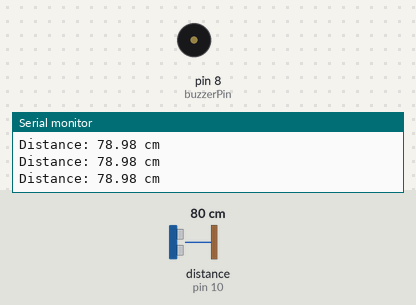
Recording of a sketch running on a simulated Arduino Uno, built with avr-gcc and run on an emulated ATmega328P. Shown: buzzer (waves = sounding, pin HIGH), the last lines printed to the serial monitor. Wiring (inferred from the names in the program): ultrasonic range finder: trigger pin 9; echo pin 10. Inputs (shaded band) come from the test bench; at power-on: distance to the obstacle (sensor on pin 10) 80 cm. The echo pulse lasts 58.3 µs per cm; pins used as bus, display or sensor lines are not drawn.

Above: at 1.2 s.
1.3 s: distance to the obstacle (sensor on pin 10) set to 53 cm
4.3 s: distance to the obstacle (sensor on pin 10) set to 47 cm
At 4.54 s:
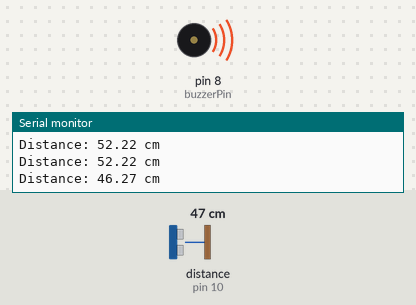
7.3 s: distance to the obstacle (sensor on pin 10) set to 60 cm
At 8.7 s:
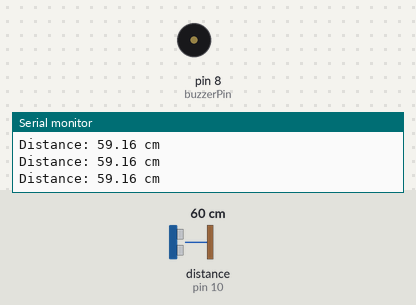
9.0 s: distance to the obstacle (sensor on pin 10) set to 35 cm
At 9.21 s:
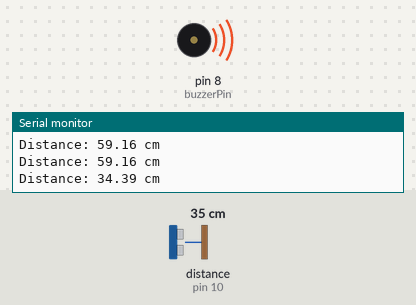
Timing chart, 0 to 13.0 s (numbered marks = the images above; inputs shaded):
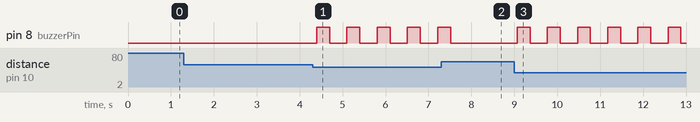

Measured:
- the behaviour switches between 51 and 50 cm on distance to the obstacle (sensor on pin 10) (found by bisection; images 0 and 1)
- after the input at 4.3 s, pin 8 (buzzerPin): alternates HIGH for 0.30 s and LOW for 0.40 s, starting after 0.10 s
- after the input at 7.3 s, pin 8 (buzzerPin): goes on until 7.5 s, then stays LOW
- after the input at 9.0 s, pin 8 (buzzerPin): alternates HIGH for 0.30 s and LOW for 0.40 s, starting after 0.07 s

The sketch:

ultrasonic_sensor_buzzer.ino
```cpp
const int trigPin = 9;
const int echoPin = 10;
const int buzzerPin = 8;

long duration;
float distance;

void setup() {
  Serial.begin(9600);

  pinMode(trigPin, OUTPUT);
  pinMode(echoPin, INPUT);
  pinMode(buzzerPin, OUTPUT);

  digitalWrite(buzzerPin, LOW);

  Serial.println("Ultrasonic + Buzzer System Started");
}

void loop() {
  // Send trigger pulse
  digitalWrite(trigPin, LOW);
  delayMicroseconds(2);

  digitalWrite(trigPin, HIGH);
  delayMicroseconds(10);
  digitalWrite(trigPin, LOW);

  // Read echo
  duration = pulseIn(echoPin, HIGH);

  // Convert to distance (cm)
  distance = duration * 0.034 / 2;

  Serial.print("Distance: ");
  Serial.print(distance);
  Serial.println(" cm");

  // Buzzer logic
  if (distance > 0 && distance < 20) {
    // Object is close → fast beep
    digitalWrite(buzzerPin, HIGH);
    delay(100);
    digitalWrite(buzzerPin, LOW);
    delay(100);
  }
  else if (distance >= 20 && distance < 50) {
    // Medium distance → slow beep
    digitalWrite(buzzerPin, HIGH);
    delay(300);
    digitalWrite(buzzerPin, LOW);
    delay(300);
  }
  else {
    // Far → no sound
    digitalWrite(buzzerPin, LOW);
  }

  delay(100);
}
```
